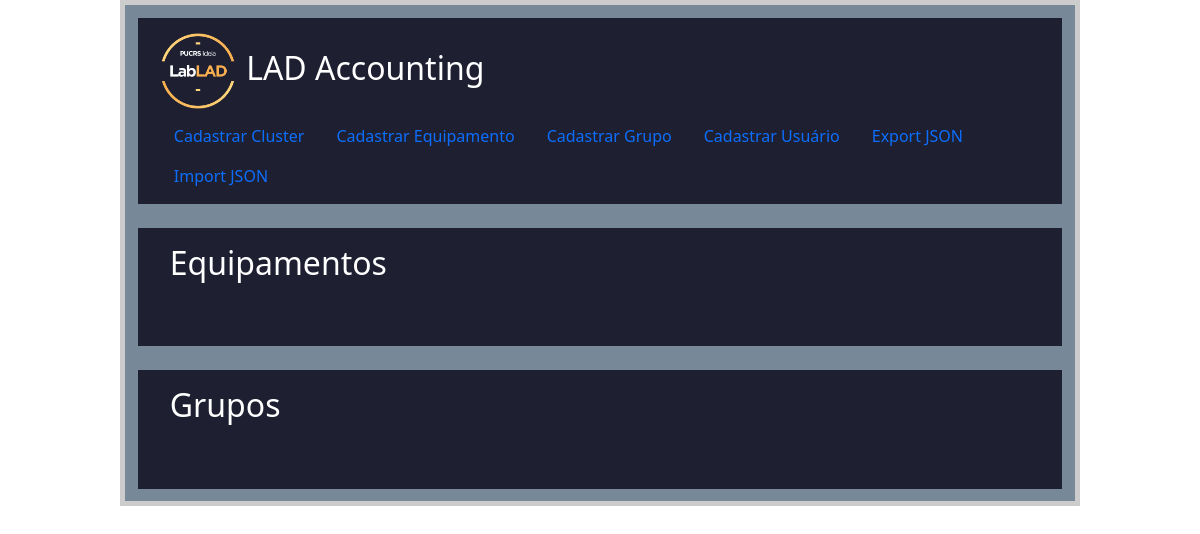
Before: / with the older database file.
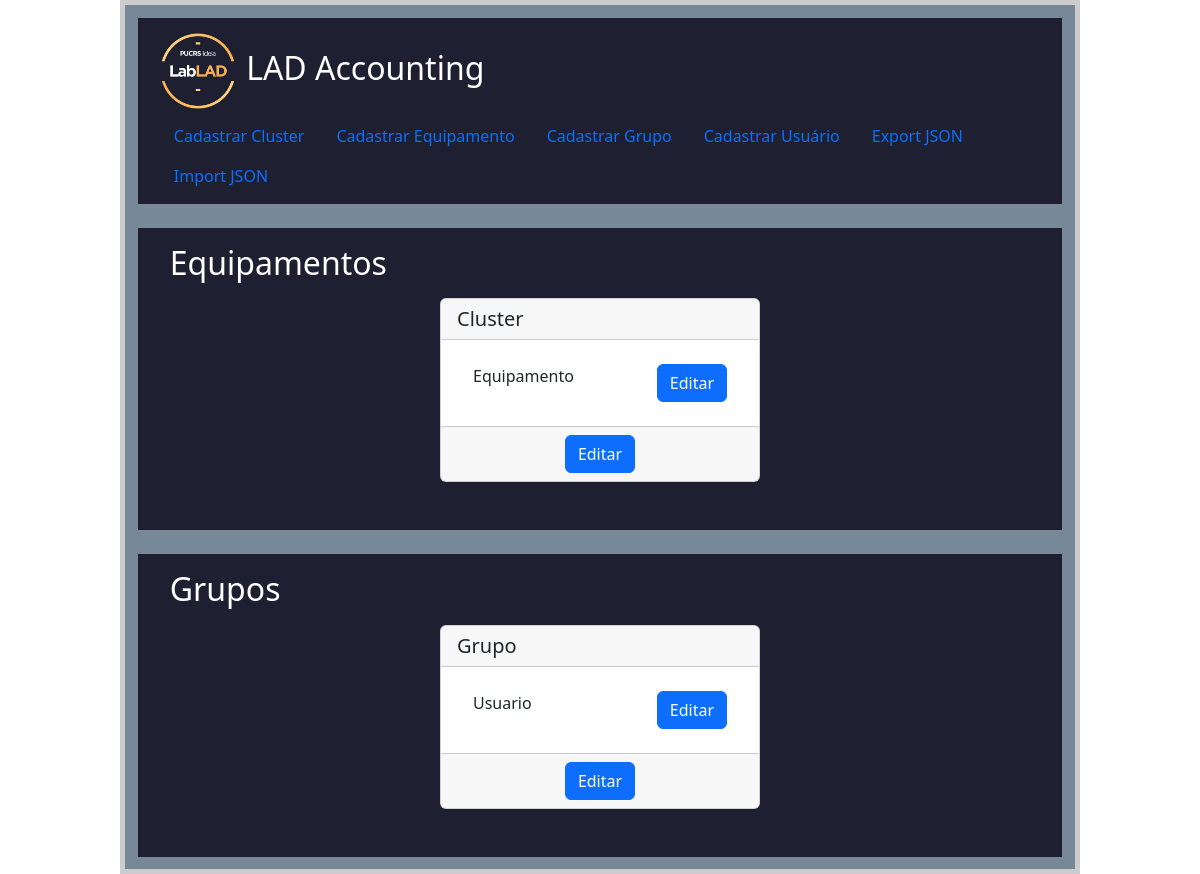
After: the same page with the newer database file.
### app.py (models this page shows)
class BaseModel(Model):
    class Meta:
        database = database

class Cluster(BaseModel):
    name = CharField(unique=True)
    description = TextField()
    date_beg = DateField()
    date_end = DateField()
    status = BooleanField()

class Equipamento(BaseModel):
    cluster = ForeignKeyField(Cluster, backref='equipamentos', on_delete='cascade')
    hostname = CharField()
    modelo = CharField()
    tipo = CharField()
    patrimonio = CharField()
    serviceTag = CharField()
    nucleo = IntegerField()
    memoria = IntegerField()
    disco = IntegerField()
    date_beg = DateField()
    date_end = DateField()
    status = BooleanField()

class Grupo(BaseModel):
    nome = CharField()
    demanda = IntegerField()
    unidade = CharField()
    coordenador = CharField()
    status = BooleanField()
    date_beg = DateField()
    observacoes = TextField()
    tipo = CharField()

class Usuario(BaseModel):
    grupo = ForeignKeyField(Grupo, backref='usuarios')
    nome = CharField()
    email = CharField()
    date_beg = DateField()
    date_end = DateField()
    observacoes = TextField()
    status = BooleanField()

### app.py (the view)
@app.route('/', methods=['GET', 'POST'])
def homepage():
    lista_cluster = Cluster.select().order_by(Cluster.name).prefetch(Equipamento)
    lista_grupo = Grupo.select().order_by(Grupo.nome).prefetch(Usuario)
    return render_template('homepage.html', lista_cluster=lista_cluster, lista_grupo=lista_grupo)

### app.py (called while the page is built)
@app.before_request
def before_request():
    g.db = database
    g.db.connect()

@app.after_request
def after_request(response):
    g.db.close()
    return response

### templates/homepage.html
{% extends "layout.html" %}
{% block body %}
<section class="cluster mb-4">
  <h2 class="mb-3">Equipamentos</h2>
  <div class="row">
    {% for cluster in lista_cluster %}
      <div class="col m-auto">
        <div class="card m-auto">
          <h5 class="card-header">{{ cluster.name }}</h5>
          <div class="card-body">
            <ul class="list-group list-group-flush">
              {% for equipamento in cluster.equipamentos %}
                <li class="list-group-item">{{ equipamento.hostname }}<a class="btn btn-primary" href="{{ url_for('equipamento', equipName=equipamento.hostname) }}" role="button" style="float: right;">Editar</a></li>
              {% endfor %}
            </ul>
          </div>
          <div class="card-footer text-center">
            <a class="btn btn-primary" href="{{ url_for('cluster', clusterName=cluster.name) }}" role="button">Editar</a>
          </div>
        </div>
      </div>
    {% endfor %}
  </div>
</section>
<section class="grupo">
  <h2 class="mb-3">Grupos</h2>
  <div class="row">
    {% for grupo in lista_grupo %}
      <div class="col m-auto">
        <div class="card m-auto">
          <h5 class="card-header">{{ grupo.nome }}</h5>
          <div class="card-body">
            <ul class="list-group list-group-flush">
              {% for usuario in grupo.usuarios %}
              <li class="list-group-item">{{ usuario.nome }}<a class="btn btn-primary ml-2" href="{{ url_for('usuario', userName=usuario.nome) }}" role="button" style="float: right;">Editar</a></li>
              {% endfor %}
            </ul>
          </div>
          <div class="card-footer text-center">
            <a class="btn btn-primary" href="{{ url_for('grupo', groupName=grupo.nome) }}" role="button">Editar</a>
          </div>
        </div>
      </div>
    {% endfor %}
  </div>
</section>
{% endblock %}

### templates/layout.html (shortened to what this page needs)
<!DOCTYPE html>
<html lang="en">
<head>
  <link rel=stylesheet type=text/css href="{{ url_for('static', filename='style.css') }}">
  <link rel=stylesheet type=text/css href="{{ url_for('static', filename='homepage.css') }}">
  <link rel="stylesheet" href="https://cdn.jsdelivr.net/npm/bootstrap@5.2.0/dist/css/bootstrap.min.css">
</head>
<body>
  <div class=page>
    <nav class="navbar mb-4 p-2" style="background-color:#1e2032;">
      <div class="container-fluid">
        <a class="navbar-brand" href="{{ url_for('homepage') }}" style="color: white; font-size: 2rem;">
          <img src="/static/img/LabLAD.png" alt="logo LabLAD" width="80" height="80" class="d-inline-block align-text-middle">
          LAD Accounting
        </a>
        <ul class="nav">
          <li class="nav-item">
            <a class="nav-link" href="{{ url_for('cluster', clusterName='cadastro')}}">Cadastrar Cluster</a>
          </li>
          <li class="nav-item">
            <a class="nav-link" href="{{ url_for('equipamento', equipName='cadastro') }}">Cadastrar Equipamento</a>
          </li>
          <li class="nav-item">
            <a class="nav-link" href="{{ url_for('grupo', groupName='cadastro')}}">Cadastrar Grupo</a>
          </li>
          <li class="nav-item">
            <a class="nav-link" href="{{ url_for('usuario', userName='cadastro') }}">Cadastrar Usuário</a>
          </li>
          <li class="nav-item">
            <a class="nav-link" href="{{ url_for('export') }}">Export JSON</a>
          </li>
          <li class="nav-item">
            <a class="nav-link" href="{{ url_for('upload') }}">Import JSON</a>
          </li>
        </ul>
      </div>
    </nav>
    {% block body %}{% endblock %}
  </div>
</body>
</html>

### static/style.css (style rules this page uses)
body { font-family: sans-serif; background: #eee; }
h2 { font-size: 1.2em; }
.page { margin: 0em auto; width: 80%; border: 5px solid #ccc; padding: 0.8em; background: lightslategray; }
.page ul { list-style-type: none; }
.page li { clear: both; }

### static/homepage.css (style rules this page uses)
section { background-color:#1e2032; padding: 1rem 2rem 3rem; }
.card { max-width: 20rem; }
h2 { color: white; }

Changed rows visible on the page:
added Cluster: name "Cluster"
added Equipamento: hostname "Equipamento"
added Grupo: nome "Grupo"
added Usuario: nome "Usuario"
